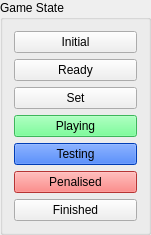
   <widget class="QGroupBox" name="groupBox">
    <property name="geometry">
     <rect>
      <x>10</x>
      <y>30</y>
      <width>151</width>
      <height>191</height>
     </rect>
    </property>
    <property name="title">
     <string>Game State</string>
    </property>
    <layout class="QGridLayout" name="gridLayout_6">
     <item row="4" column="0">
      <widget class="QPushButton" name="testingButton">
       <property name="palette">
        <palette>
         <active>
          <colorrole role="WindowText">
           <brush brushstyle="SolidPattern">
            <color alpha="255">
             <red>0</red>
             <green>0</green>
             <blue>0</blue>
            </color>
           </brush>
          </colorrole>
          <colorrole role="Button">
           <brush brushstyle="SolidPattern">
            <color alpha="255">
             <red>0</red>
             <green>85</green>
             <blue>255</blue>
            </color>
           </brush>
          </colorrole>
          <colorrole role="Light">
           <brush brushstyle="SolidPattern">
            <color alpha="255">
             <red>127</red>
             <green>170</green>
             <blue>255</blue>
            </color>
           </brush>
          </colorrole>
          <colorrole role="Midlight">
           <brush brushstyle="SolidPattern">
            <color alpha="255">
             <red>63</red>
             <green>127</green>
             <blue>255</blue>
            </color>
           </brush>
          </colorrole>
          <colorrole role="Dark">
           <brush brushstyle="SolidPattern">
            <color alpha="255">
             <red>0</red>
             <green>42</green>
             <blue>127</blue>
            </color>
           </brush>
          </colorrole>
          <colorrole role="Mid">
           <brush brushstyle="SolidPattern">
            <color alpha="255">
             <red>0</red>
             <green>56</green>
             <blue>170</blue>
            </color>
           </brush>
          </colorrole>
          <colorrole role="Text">
           <brush brushstyle="SolidPattern">
            <color alpha="255">
             <red>0</red>
             <green>0</green>
             <blue>0</blue>
            </color>
           </brush>
          </colorrole>
          <colorrole role="BrightText">
           <brush brushstyle="SolidPattern">
            <color alpha="255">
             <red>255</red>
             <green>255</green>
             <blue>255</blue>
            </color>
           </brush>
          </colorrole>
          <colorrole role="ButtonText">
           <brush brushstyle="SolidPattern">
            <color alpha="255">
             <red>0</red>
             <green>0</green>
             <blue>0</blue>
            </color>
           </brush>
          </colorrole>
          <colorrole role="Base">
           <brush brushstyle="SolidPattern">
            <color alpha="255">
             <red>255</red>
             <green>255</green>
             <blue>255</blue>
            </color>
           </brush>
          </colorrole>
          <colorrole role="Window">
           <brush brushstyle="SolidPattern">
            <color alpha="255">
             <red>0</red>
             <green>85</green>
             <blue>255</blue>
            </color>
           </brush>
          </colorrole>
          <colorrole role="Shadow">
           <brush brushstyle="SolidPattern">
            <color alpha="255">
             <red>0</red>
             <green>0</green>
             <blue>0</blue>
            </color>
           </brush>
          </colorrole>
          <colorrole role="AlternateBase">
           <brush brushstyle="SolidPattern">
            <color alpha="255">
             <red>127</red>
             <green>170</green>
             <blue>255</blue>
            </color>
           </brush>
          </colorrole>
         </active>
         <inactive>
          <colorrole role="WindowText">
           <brush brushstyle="SolidPattern">
            <color alpha="255">
             <red>0</red>
             <green>0</green>
             <blue>0</blue>
            </color>
           </brush>
          </colorrole>
          <colorrole role="Button">
           <brush brushstyle="SolidPattern">
            <color alpha="255">
             <red>0</red>
             <green>85</green>
             <blue>255</blue>
            </color>
           </brush>
          </colorrole>
          <colorrole role="Light">
           <brush brushstyle="SolidPattern">
            <color alpha="255">
             <red>127</red>
             <green>170</green>
             <blue>255</blue>
            </color>
           </brush>
          </colorrole>
          <colorrole role="Midlight">
           <brush brushstyle="SolidPattern">
            <color alpha="255">
             <red>63</red>
             <green>127</green>
             <blue>255</blue>
            </color>
           </brush>
          </colorrole>
          <colorrole role="Dark">
           <brush brushstyle="SolidPattern">
            <color alpha="255">
             <red>0</red>
             <green>42</green>
             <blue>127</blue>
            </color>
           </brush>
          </colorrole>
          <colorrole role="Mid">
           <brush brushstyle="SolidPattern">
            <color alpha="255">
             <red>0</red>
             <green>56</green>
             <blue>170</blue>
            </color>
           </brush>
          </colorrole>
          <colorrole role="Text">
           <brush brushstyle="SolidPattern">
            <color alpha="255">
             <red>0</red>
             <green>0</green>
             <blue>0</blue>
            </color>
           </brush>
          </colorrole>
          <colorrole role="BrightText">
           <brush brushstyle="SolidPattern">
            <color alpha="255">
             <red>255</red>
             <green>255</green>
             <blue>255</blue>
            </color>
           </brush>
          </colorrole>
          <colorrole role="ButtonText">
           <brush brushstyle="SolidPattern">
            <color alpha="255">
             <red>0</red>
             <green>0</green>
             <blue>0</blue>
            </color>
           </brush>
          </colorrole>
          <colorrole role="Base">
           <brush brushstyle="SolidPattern">
            <color alpha="255">
             <red>255</red>
             <green>255</green>
             <blue>255</blue>
            </color>
           </brush>
          </colorrole>
          <colorrole role="Window">
           <brush brushstyle="SolidPattern">
            <color alpha="255">
             <red>0</red>
             <green>85</green>
             <blue>255</blue>
            </color>
           </brush>
          </colorrole>
          <colorrole role="Shadow">
           <brush brushstyle="SolidPattern">
            <color alpha="255">
             <red>0</red>
             <green>0</green>
             <blue>0</blue>
            </color>
           </brush>
          </colorrole>
          <colorrole role="AlternateBase">
           <brush brushstyle="SolidPattern">
            <color alpha="255">
             <red>127</red>
             <green>170</green>
             <blue>255</blue>
            </color>
           </brush>
          </colorrole>
         </inactive>
         <disabled>
          <colorrole role="WindowText">
           <brush brushstyle="SolidPattern">
            <color alpha="255">
             <red>0</red>
             <green>42</green>
             <blue>127</blue>
            </color>
           </brush>
          </colorrole>
          <colorrole role="Button">
           <brush brushstyle="SolidPattern">
            <color alpha="255">
             <red>0</red>
             <green>85</green>
             <blue>255</blue>
            </color>
           </brush>
          </colorrole>
          <colorrole role="Light">
           <brush brushstyle="SolidPattern">
            <color alpha="255">
             <red>127</red>
             <green>170</green>
             <blue>255</blue>
            </color>
           </brush>
          </colorrole>
          <colorrole role="Midlight">
           <brush brushstyle="SolidPattern">
            <color alpha="255">
             <red>63</red>
             <green>127</green>
             <blue>255</blue>
            </color>
           </brush>
          </colorrole>
          <colorrole role="Dark">
           <brush brushstyle="SolidPattern">
            <color alpha="255">
             <red>0</red>
             <green>42</green>
             <blue>127</blue>
            </color>
           </brush>
          </colorrole>
          <colorrole role="Mid">
           <brush brushstyle="SolidPattern">
            <color alpha="255">
             <red>0</red>
             <green>56</green>
             <blue>170</blue>
            </color>
           </brush>
          </colorrole>
          <colorrole role="Text">
           <brush brushstyle="SolidPattern">
            <color alpha="255">
             <red>0</red>
             <green>42</green>
             <blue>127</blue>
            </color>
           </brush>
          </colorrole>
          <colorrole role="BrightText">
           <brush brushstyle="SolidPattern">
            <color alpha="255">
             <red>255</red>
             <green>255</green>
             <blue>255</blue>
            </color>
           </brush>
          </colorrole>
          <colorrole role="ButtonText">
           <brush brushstyle="SolidPattern">
            <color alpha="255">
             <red>0</red>
             <green>42</green>
             <blue>127</blue>
            </color>
           </brush>
          </colorrole>
          <colorrole role="Base">
           <brush brushstyle="SolidPattern">
            <color alpha="255">
             <red>0</red>
             <green>85</green>
             <blue>255</blue>
            </color>
           </brush>
          </colorrole>
          <colorrole role="Window">
           <brush brushstyle="SolidPattern">
            <color alpha="255">
             <red>0</red>
             <green>85</green>
             <blue>255</blue>
            </color>
           </brush>
          </colorrole>
          <colorrole role="Shadow">
           <brush brushstyle="SolidPattern">
            <color alpha="255">
             <red>0</red>
             <green>0</green>
             <blue>0</blue>
            </color>
           </brush>
          </colorrole>
          <colorrole role="AlternateBase">
           <brush brushstyle="SolidPattern">
            <color alpha="255">
             <red>0</red>
             <green>85</green>
             <blue>255</blue>
            </color>
           </brush>
          </colorrole>
         </disabled>
        </palette>
       </property>
       <property name="text">
        <string>Testing</string>
       </property>
      </widget>
     </item>
     <item row="0" column="0">
      <widget class="QPushButton" name="initialButton">
       <property name="text">
        <string>Initial</string>
       </property>
      </widget>
     </item>
     <item row="2" column="0">
      <widget class="QPushButton" name="setButton">
       <property name="text">
        <string>Set</string>
       </property>
      </widget>
     </item>
     <item row="6" column="0">
      <widget class="QPushButton" name="finishedButton">
       <property name="text">
        <string>Finished</string>
       </property>
      </widget>
     </item>
     <item row="5" column="0">
      <widget class="QPushButton" name="penalisedButton">
       <property name="palette">
        <palette>
         <active>
          <colorrole role="WindowText">
           <brush brushstyle="SolidPattern">
            <color alpha="255">
             <red>0</red>
             <green>0</green>
             <blue>0</blue>
            </color>
           </brush>
          </colorrole>
          <colorrole role="Button">
           <brush brushstyle="SolidPattern">
            <color alpha="255">
             <red>255</red>
             <green>101</green>
             <blue>96</blue>
            </color>
           </brush>
          </colorrole>
          <colorrole role="Light">
           <brush brushstyle="SolidPattern">
            <color alpha="255">
             <red>255</red>
             <green>201</green>
             <blue>201</blue>
            </color>
           </brush>
          </colorrole>
          <colorrole role="Midlight">
           <brush brushstyle="SolidPattern">
            <color alpha="255">
             <red>255</red>
             <green>137</green>
             <blue>137</blue>
            </color>
           </brush>
          </colorrole>
          <colorrole role="Dark">
           <brush brushstyle="SolidPattern">
            <color alpha="255">
             <red>127</red>
             <green>36</green>
             <blue>36</blue>
            </color>
           </brush>
          </colorrole>
          <colorrole role="Mid">
           <brush brushstyle="SolidPattern">
            <color alpha="255">
             <red>170</red>
             <green>48</green>
             <blue>48</blue>
            </color>
           </brush>
          </colorrole>
          <colorrole role="Text">
           <brush brushstyle="SolidPattern">
            <color alpha="255">
             <red>0</red>
             <green>0</green>
             <blue>0</blue>
            </color>
           </brush>
          </colorrole>
          <colorrole role="BrightText">
           <brush brushstyle="SolidPattern">
            <color alpha="255">
             <red>255</red>
             <green>255</green>
             <blue>255</blue>
            </color>
           </brush>
          </colorrole>
          <colorrole role="ButtonText">
           <brush brushstyle="SolidPattern">
            <color alpha="255">
             <red>0</red>
             <green>0</green>
             <blue>0</blue>
            </color>
           </brush>
          </colorrole>
          <colorrole role="Base">
           <brush brushstyle="SolidPattern">
            <color alpha="255">
             <red>255</red>
             <green>255</green>
             <blue>255</blue>
            </color>
           </brush>
          </colorrole>
          <colorrole role="Window">
           <brush brushstyle="SolidPattern">
            <color alpha="255">
             <red>255</red>
             <green>73</green>
             <blue>73</blue>
            </color>
           </brush>
          </colorrole>
          <colorrole role="Shadow">
           <brush brushstyle="SolidPattern">
            <color alpha="255">
             <red>0</red>
             <green>0</green>
             <blue>0</blue>
            </color>
           </brush>
          </colorrole>
          <colorrole role="AlternateBase">
           <brush brushstyle="SolidPattern">
            <color alpha="255">
             <red>255</red>
             <green>164</green>
             <blue>164</blue>
            </color>
           </brush>
          </colorrole>
         </active>
         <inactive>
          <colorrole role="WindowText">
           <brush brushstyle="SolidPattern">
            <color alpha="255">
             <red>0</red>
             <green>0</green>
             <blue>0</blue>
            </color>
           </brush>
          </colorrole>
          <colorrole role="Button">
           <brush brushstyle="SolidPattern">
            <color alpha="255">
             <red>255</red>
             <green>101</green>
             <blue>96</blue>
            </color>
           </brush>
          </colorrole>
          <colorrole role="Light">
           <brush brushstyle="SolidPattern">
            <color alpha="255">
             <red>255</red>
             <green>201</green>
             <blue>201</blue>
            </color>
           </brush>
          </colorrole>
          <colorrole role="Midlight">
           <brush brushstyle="SolidPattern">
            <color alpha="255">
             <red>255</red>
             <green>137</green>
             <blue>137</blue>
            </color>
           </brush>
          </colorrole>
          <colorrole role="Dark">
           <brush brushstyle="SolidPattern">
            <color alpha="255">
             <red>127</red>
             <green>36</green>
             <blue>36</blue>
            </color>
           </brush>
          </colorrole>
          <colorrole role="Mid">
           <brush brushstyle="SolidPattern">
            <color alpha="255">
             <red>170</red>
             <green>48</green>
             <blue>48</blue>
            </color>
           </brush>
          </colorrole>
          <colorrole role="Text">
           <brush brushstyle="SolidPattern">
            <color alpha="255">
             <red>0</red>
             <green>0</green>
             <blue>0</blue>
            </color>
           </brush>
          </colorrole>
          <colorrole role="BrightText">
           <brush brushstyle="SolidPattern">
            <color alpha="255">
             <red>255</red>
             <green>255</green>
             <blue>255</blue>
            </color>
           </brush>
          </colorrole>
          <colorrole role="ButtonText">
           <brush brushstyle="SolidPattern">
            <color alpha="255">
             <red>0</red>
             <green>0</green>
             <blue>0</blue>
            </color>
           </brush>
          </colorrole>
          <colorrole role="Base">
           <brush brushstyle="SolidPattern">
            <color alpha="255">
             <red>255</red>
             <green>255</green>
             <blue>255</blue>
            </color>
           </brush>
          </colorrole>
          <colorrole role="Window">
           <brush brushstyle="SolidPattern">
            <color alpha="255">
             <red>255</red>
             <green>73</green>
             <blue>73</blue>
            </color>
           </brush>
          </colorrole>
          <colorrole role="Shadow">
           <brush brushstyle="SolidPattern">
            <color alpha="255">
             <red>0</red>
             <green>0</green>
             <blue>0</blue>
            </color>
           </brush>
          </colorrole>
          <colorrole role="AlternateBase">
           <brush brushstyle="SolidPattern">
            <color alpha="255">
             <red>255</red>
             <green>164</green>
             <blue>164</blue>
            </color>
           </brush>
          </colorrole>
         </inactive>
         <disabled>
          <colorrole role="WindowText">
           <brush brushstyle="SolidPattern">
            <color alpha="255">
             <red>127</red>
             <green>36</green>
             <blue>36</blue>
            </color>
           </brush>
          </colorrole>
          <colorrole role="Button">
           <brush brushstyle="SolidPattern">
            <color alpha="255">
             <red>255</red>
             <green>101</green>
             <blue>96</blue>
            </color>
           </brush>
          </colorrole>
          <colorrole role="Light">
           <brush brushstyle="SolidPattern">
            <color alpha="255">
             <red>255</red>
             <green>201</green>
             <blue>201</blue>
            </color>
           </brush>
          </colorrole>
          <colorrole role="Midlight">
           <brush brushstyle="SolidPattern">
            <color alpha="255">
             <red>255</red>
             <green>137</green>
             <blue>137</blue>
            </color>
           </brush>
          </colorrole>
          <colorrole role="Dark">
           <brush brushstyle="SolidPattern">
            <color alpha="255">
             <red>127</red>
             <green>36</green>
             <blue>36</blue>
            </color>
           </brush>
          </colorrole>
          <colorrole role="Mid">
           <brush brushstyle="SolidPattern">
            <color alpha="255">
             <red>170</red>
             <green>48</green>
             <blue>48</blue>
            </color>
           </brush>
          </colorrole>
          <colorrole role="Text">
           <brush brushstyle="SolidPattern">
            <color alpha="255">
             <red>127</red>
             <green>36</green>
             <blue>36</blue>
            </color>
           </brush>
          </colorrole>
          <colorrole role="BrightText">
           <brush brushstyle="SolidPattern">
            <color alpha="255">
             <red>255</red>
             <green>255</green>
             <blue>255</blue>
            </color>
           </brush>
          </colorrole>
          <colorrole role="ButtonText">
           <brush brushstyle="SolidPattern">
            <color alpha="255">
             <red>127</red>
             <green>36</green>
             <blue>36</blue>
            </color>
           </brush>
          </colorrole>
          <colorrole role="Base">
           <brush brushstyle="SolidPattern">
            <color alpha="255">
             <red>255</red>
             <green>73</green>
             <blue>73</blue>
            </color>
           </brush>
          </colorrole>
          <colorrole role="Window">
           <brush brushstyle="SolidPattern">
            <color alpha="255">
             <red>255</red>
             <green>73</green>
             <blue>73</blue>
            </color>
           </brush>
          </colorrole>
          <colorrole role="Shadow">
           <brush brushstyle="SolidPattern">
            <color alpha="255">
             <red>0</red>
             <green>0</green>
             <blue>0</blue>
            </color>
           </brush>
          </colorrole>
          <colorrole role="AlternateBase">
           <brush brushstyle="SolidPattern">
            <color alpha="255">
             <red>255</red>
             <green>73</green>
             <blue>73</blue>
            </color>
           </brush>
          </colorrole>
         </disabled>
        </palette>
       </property>
       <property name="text">
        <string>Penalised</string>
       </property>
      </widget>
     </item>
     <item row="1" column="0">
      <widget class="QPushButton" name="readyButton">
       <property name="text">
        <string>Ready</string>
       </property>
      </widget>
     </item>
     <item row="3" column="0">
      <widget class="QPushButton" name="playingButton">
       <property name="palette">
        <palette>
         <active>
          <colorrole role="WindowText">
           <brush brushstyle="SolidPattern">
            <color alpha="255">
             <red>0</red>
             <green>0</green>
             <blue>0</blue>
            </color>
           </brush>
          </colorrole>
          <colorrole role="Button">
           <brush brushstyle="SolidPattern">
            <color alpha="255">
             <red>85</red>
             <green>255</green>
             <blue>127</blue>
            </color>
           </brush>
          </colorrole>
          <colorrole role="Light">
           <brush brushstyle="SolidPattern">
            <color alpha="255">
             <red>213</red>
             <green>255</green>
             <blue>223</blue>
            </color>
           </brush>
          </colorrole>
          <colorrole role="Midlight">
           <brush brushstyle="SolidPattern">
            <color alpha="255">
             <red>149</red>
             <green>255</green>
             <blue>175</blue>
            </color>
           </brush>
          </colorrole>
          <colorrole role="Dark">
           <brush brushstyle="SolidPattern">
            <color alpha="255">
             <red>42</red>
             <green>127</green>
             <blue>63</blue>
            </color>
           </brush>
          </colorrole>
          <colorrole role="Mid">
           <brush brushstyle="SolidPattern">
            <color alpha="255">
             <red>56</red>
             <green>170</green>
             <blue>84</blue>
            </color>
           </brush>
          </colorrole>
          <colorrole role="Text">
           <brush brushstyle="SolidPattern">
            <color alpha="255">
             <red>0</red>
             <green>0</green>
             <blue>0</blue>
            </color>
           </brush>
          </colorrole>
          <colorrole role="BrightText">
           <brush brushstyle="SolidPattern">
            <color alpha="255">
             <red>255</red>
             <green>255</green>
             <blue>255</blue>
            </color>
           </brush>
          </colorrole>
          <colorrole role="ButtonText">
           <brush brushstyle="SolidPattern">
            <color alpha="255">
             <red>0</red>
             <green>0</green>
             <blue>0</blue>
            </color>
           </brush>
          </colorrole>
          <colorrole role="Base">
           <brush brushstyle="SolidPattern">
            <color alpha="255">
             <red>255</red>
             <green>255</green>
             <blue>255</blue>
            </color>
           </brush>
          </colorrole>
          <colorrole role="Window">
           <brush brushstyle="SolidPattern">
            <color alpha="255">
             <red>85</red>
             <green>255</green>
             <blue>127</blue>
            </color>
           </brush>
          </colorrole>
          <colorrole role="Shadow">
           <brush brushstyle="SolidPattern">
            <color alpha="255">
             <red>0</red>
             <green>0</green>
             <blue>0</blue>
            </color>
           </brush>
          </colorrole>
          <colorrole role="AlternateBase">
           <brush brushstyle="SolidPattern">
            <color alpha="255">
             <red>170</red>
             <green>255</green>
             <blue>191</blue>
            </color>
           </brush>
          </colorrole>
         </active>
         <inactive>
          <colorrole role="WindowText">
           <brush brushstyle="SolidPattern">
            <color alpha="255">
             <red>0</red>
             <green>0</green>
             <blue>0</blue>
            </color>
           </brush>
          </colorrole>
          <colorrole role="Button">
           <brush brushstyle="SolidPattern">
            <color alpha="255">
             <red>85</red>
             <green>255</green>
             <blue>127</blue>
            </color>
           </brush>
          </colorrole>
          <colorrole role="Light">
           <brush brushstyle="SolidPattern">
            <color alpha="255">
             <red>213</red>
             <green>255</green>
             <blue>223</blue>
            </color>
           </brush>
          </colorrole>
          <colorrole role="Midlight">
           <brush brushstyle="SolidPattern">
            <color alpha="255">
             <red>149</red>
             <green>255</green>
             <blue>175</blue>
            </color>
           </brush>
          </colorrole>
          <colorrole role="Dark">
           <brush brushstyle="SolidPattern">
            <color alpha="255">
             <red>42</red>
             <green>127</green>
             <blue>63</blue>
            </color>
           </brush>
          </colorrole>
          <colorrole role="Mid">
           <brush brushstyle="SolidPattern">
            <color alpha="255">
             <red>56</red>
             <green>170</green>
             <blue>84</blue>
            </color>
           </brush>
          </colorrole>
          <colorrole role="Text">
           <brush brushstyle="SolidPattern">
            <color alpha="255">
             <red>0</red>
             <green>0</green>
             <blue>0</blue>
            </color>
           </brush>
          </colorrole>
          <colorrole role="BrightText">
           <brush brushstyle="SolidPattern">
            <color alpha="255">
             <red>255</red>
             <green>255</green>
             <blue>255</blue>
            </color>
           </brush>
          </colorrole>
          <colorrole role="ButtonText">
           <brush brushstyle="SolidPattern">
            <color alpha="255">
             <red>0</red>
             <green>0</green>
             <blue>0</blue>
            </color>
           </brush>
          </colorrole>
          <colorrole role="Base">
           <brush brushstyle="SolidPattern">
            <color alpha="255">
             <red>255</red>
             <green>255</green>
             <blue>255</blue>
            </color>
           </brush>
          </colorrole>
          <colorrole role="Window">
           <brush brushstyle="SolidPattern">
            <color alpha="255">
             <red>85</red>
             <green>255</green>
             <blue>127</blue>
            </color>
           </brush>
          </colorrole>
          <colorrole role="Shadow">
           <brush brushstyle="SolidPattern">
            <color alpha="255">
             <red>0</red>
             <green>0</green>
             <blue>0</blue>
            </color>
           </brush>
          </colorrole>
          <colorrole role="AlternateBase">
           <brush brushstyle="SolidPattern">
            <color alpha="255">
             <red>170</red>
             <green>255</green>
             <blue>191</blue>
            </color>
           </brush>
          </colorrole>
         </inactive>
         <disabled>
          <colorrole role="WindowText">
           <brush brushstyle="SolidPattern">
            <color alpha="255">
             <red>42</red>
             <green>127</green>
             <blue>63</blue>
            </color>
           </brush>
          </colorrole>
          <colorrole role="Button">
           <brush brushstyle="SolidPattern">
            <color alpha="255">
             <red>85</red>
             <green>255</green>
             <blue>127</blue>
            </color>
           </brush>
          </colorrole>
          <colorrole role="Light">
           <brush brushstyle="SolidPattern">
            <color alpha="255">
             <red>213</red>
             <green>255</green>
             <blue>223</blue>
            </color>
           </brush>
          </colorrole>
          <colorrole role="Midlight">
           <brush brushstyle="SolidPattern">
            <color alpha="255">
             <red>149</red>
             <green>255</green>
             <blue>175</blue>
            </color>
           </brush>
          </colorrole>
          <colorrole role="Dark">
           <brush brushstyle="SolidPattern">
            <color alpha="255">
             <red>42</red>
             <green>127</green>
             <blue>63</blue>
            </color>
           </brush>
          </colorrole>
          <colorrole role="Mid">
           <brush brushstyle="SolidPattern">
            <color alpha="255">
             <red>56</red>
             <green>170</green>
             <blue>84</blue>
            </color>
           </brush>
          </colorrole>
          <colorrole role="Text">
           <brush brushstyle="SolidPattern">
            <color alpha="255">
             <red>42</red>
             <green>127</green>
             <blue>63</blue>
            </color>
           </brush>
          </colorrole>
          <colorrole role="BrightText">
           <brush brushstyle="SolidPattern">
            <color alpha="255">
             <red>255</red>
             <green>255</green>
             <blue>255</blue>
            </color>
           </brush>
          </colorrole>
          <colorrole role="ButtonText">
           <brush brushstyle="SolidPattern">
            <color alpha="255">
             <red>42</red>
             <green>127</green>
             <blue>63</blue>
            </color>
           </brush>
          </colorrole>
          <colorrole role="Base">
           <brush brushstyle="SolidPattern">
            <color alpha="255">
             <red>85</red>
             <green>255</green>
             <blue>127</blue>
            </color>
           </brush>
          </colorrole>
          <colorrole role="Window">
           <brush brushstyle="SolidPattern">
            <color alpha="255">
             <red>85</red>
             <green>255</green>
             <blue>127</blue>
            </color>
           </brush>
          </colorrole>
          <colorrole role="Shadow">
           <brush brushstyle="SolidPattern">
            <color alpha="255">
             <red>0</red>
             <green>0</green>
             <blue>0</blue>
            </color>
           </brush>
          </colorrole>
          <colorrole role="AlternateBase">
           <brush brushstyle="SolidPattern">
            <color alpha="255">
             <red>85</red>
             <green>255</green>
             <blue>127</blue>
            </color>
           </brush>
          </colorrole>
         </disabled>
        </palette>
       </property>
       <property name="text">
        <string>Playing</string>
       </property>
      </widget>
     </item>
    </layout>
   </widget>
